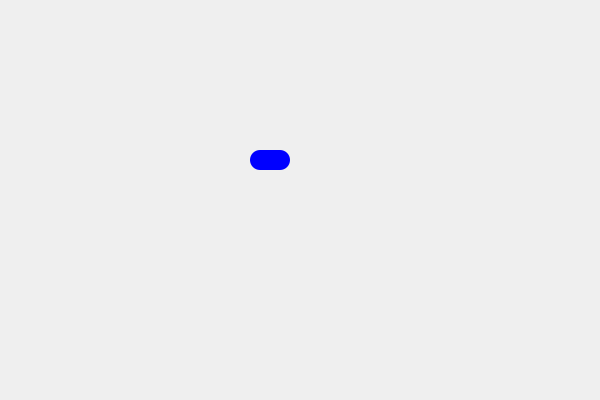
<?xml version="1.0" encoding="UTF-8"?>
<ui version="4.0">
 <class>MainWindow</class>
 <widget class="QMainWindow" name="MainWindow">
  <property name="geometry"><rect><x>0</x><y>0</y><width>600</width><height>400</height></rect></property>
  <widget class="QWidget" name="centralwidget">
   <widget class="QLabel" name="ufo">
    <property name="geometry"><rect><x>250</x><y>150</y><width>40</width><height>20</height></rect></property>
    <property name="styleSheet"><string>background-color: blue; border-radius: 10px;</string></property>
   </widget>
  </widget>
 </widget>
</ui>
